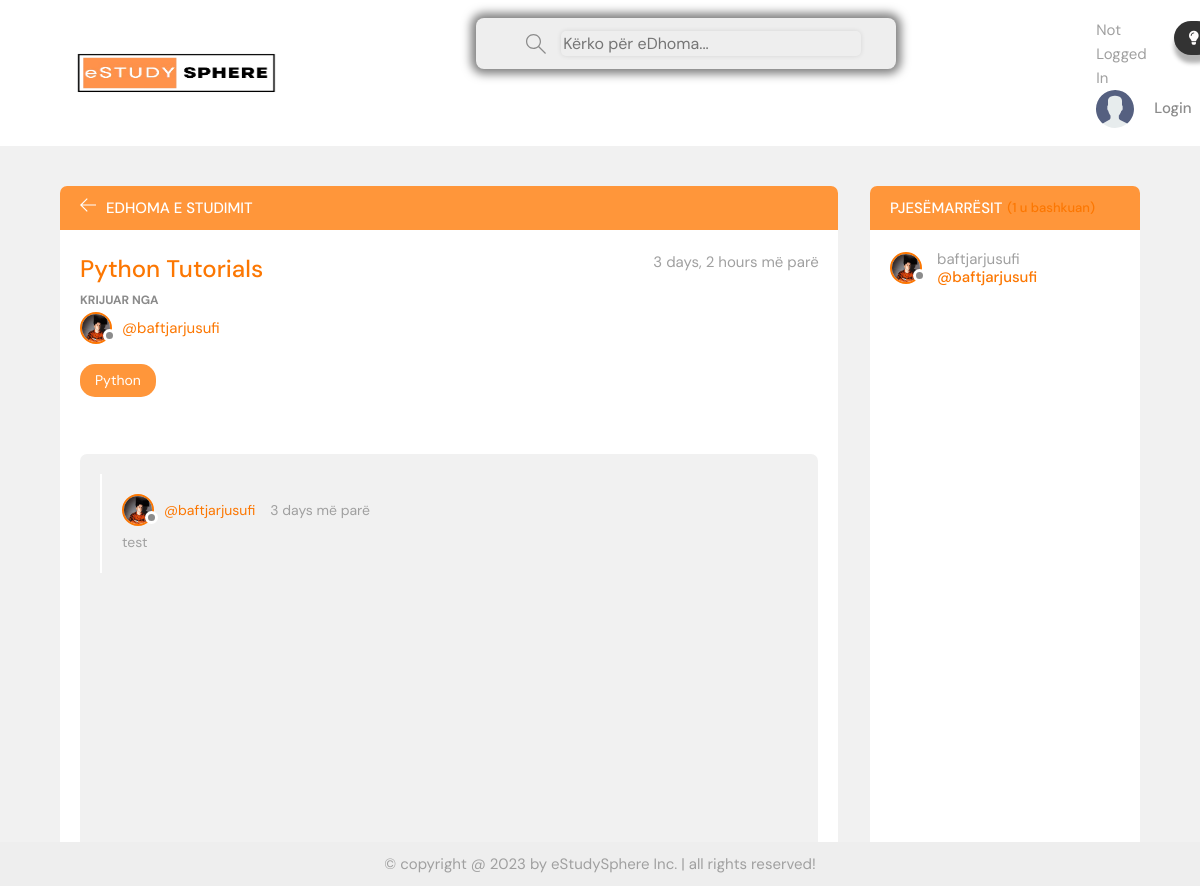
/room/3/, run on an earlier commit of the app's database.
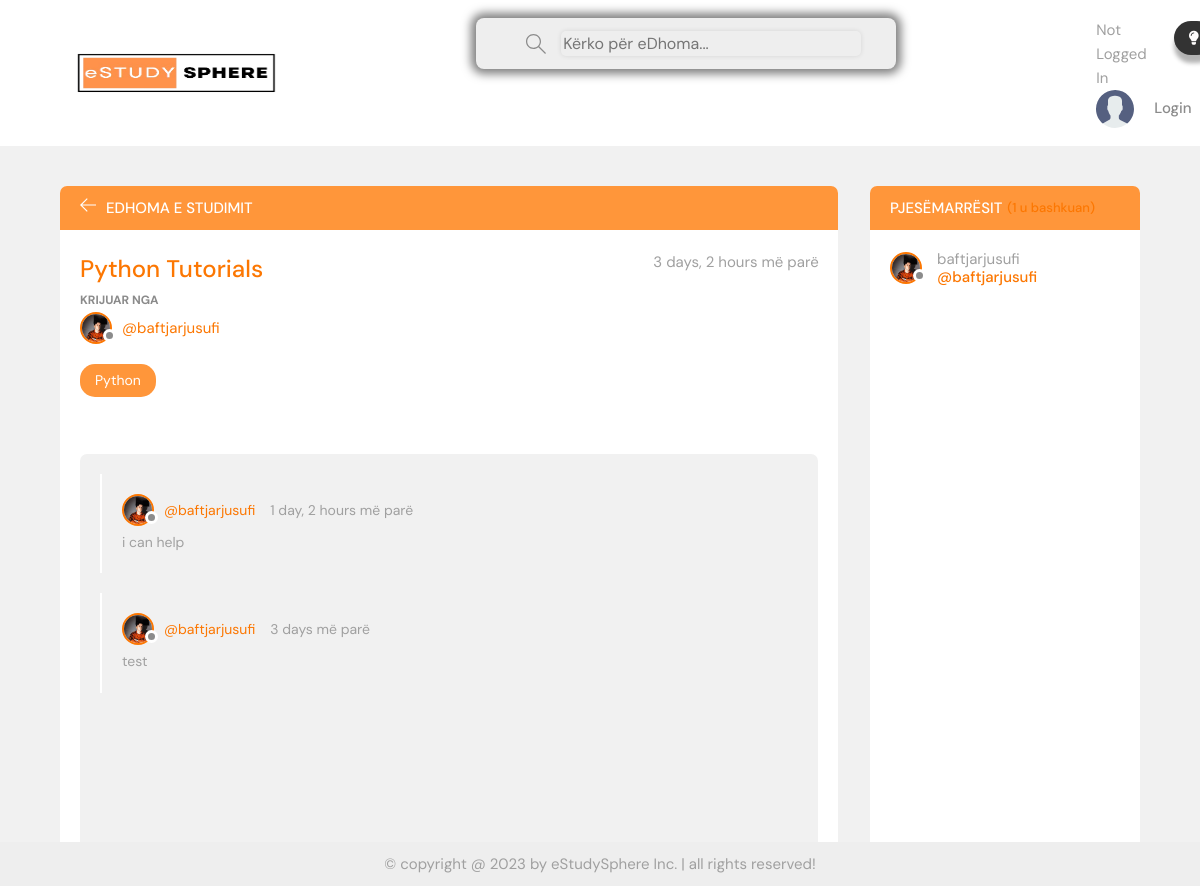
And on a later commit of the database.
### base/models.py (models this page shows, shortened)
class Message(models.Model):
     user = models.ForeignKey(User, on_delete=models.CASCADE)
     room = models.ForeignKey(Room, on_delete=models.CASCADE)
     body = models.TextField()
     updated = models.DateTimeField(auto_now=True)
     created = models.DateTimeField(auto_now_add=True)
     class Meta:
         ordering = ['-updated', '-created'] # order the newest rooms first

class User(AbstractUser):
    name = models.CharField(max_length=200, null=True)
    email = models.EmailField(unique=True, null=True)
    bio = models.TextField(null=True)
    avatar = models.ImageField(null=True, default="avatar.svg")
    USERNAME_FIELD = 'email'
    REQUIRED_FIELDS = []

### base/views.py (the view, shortened to what this page needs)
# urls.py: path('room/<str:pk>/', views.room, name="room"),
def room(request, pk):
    room = Room.objects.get(id=pk)
    roommessages = room.message_set.all() #we query all the parents models from models.py basically all corelated to the room model
    entrants = room.entrants.all()
    context ={'room': room, 'roommessages': roommessages, 'entrants': entrants}
    return render(request, 'base/room.html', context)

### base/models.py (called while the page is built)
     def __str__(self):
         return self.name

### base/templates/base/room.html (shortened to what this page needs)
{% extends 'main.html' %}
{% block content %}
    <main class="profile-page layout layout--2">
      <div class="container">
        <div class="room">
          <div class="room__top">
            <div class="room__topLeft">
              <a href="{% url 'home' %}">
                <svg version="1.1" xmlns="http://www.w3.org/2000/svg" width="32" height="32" viewBox="0 0 32 32">
                  <title>arrow-left</title>
                  <path
                    d="M13.723 2.286l-13.723 13.714 13.719 13.714 1.616-1.611-10.96-10.96h27.625v-2.286h-27.625l10.965-10.965-1.616-1.607z"
                  ></path>
                </svg>
              </a>
              <h3>eDhoma e Studimit</h3>
            </div>
          </div>
          <div class="room__box scroll">
            <div class="room__header scroll">
              <div class="room__info">
                <h3>{{room.name}}</h3>
                <span>{{room.created|timesince}} më parë</span>
              </div>
              <div class="room__hosted">
                <p>Krijuar nga</p>
                <a href="{% url 'user-profile' room.host.id %}" class="room__author">
                  <div class="avatar avatar--small {% if request.user == room.host %}active{% endif %}">
                    <img src="{{room.host.avatar.url}}" />
                  </div>
                  <span>@{{room.host.username}}</span>
                </a>
              </div>
              <span class="room__topics">{{room.topic}}</span>
            </div>
            <div class="room__conversation">
              <div class="threads scroll">
                {% for message in roommessages %}
                <div class="thread">
                  <div class="thread__top">
                    <div class="thread__author">
                      <a href="{% url 'user-profile' message.user.id %}" class="thread__authorInfo">
                        <div class="avatar avatar--small {% if request.user == message.user %}active{% endif %}">
                          <img src="{{ message.user.avatar.url }}" />
                        </div>
                        <span>@{{message.user.username}}</span>
                      </a>
                      <span class="thread__date">{{message.created|timesince}} më parë</span>
                    </div>
                  </div>
                  <div class="thread__details">
                    {{message.body}}
                  </div>
                </div>
                {% endfor %}
              </div>
            </div>
          </div>
        </div>
        <div class="participants">
          <h3 class="participants__top">Pjesëmarrësit <span>({{entrants.count}} u bashkuan)</span></h3>
          <div class="participants__list scroll">
            {% for user in entrants %}
            <a href="{% url 'user-profile' user.id %}" class="participant">
     <div class="avatar avatar--small {% if request.user == user %}active{% endif %}">
        <img src="{{ user.avatar.url }}" />
              </div>
              <p>
                {{user.username}}
                <span>@{{user.username}}</span>
              </p>
            </a>
            {% endfor %}
          </div>
        </div>
      </div>
    </main>
    {% endblock content  %}

What changed in the data, as far as the page shows it:
added Message: user.avatar (picture), user.username "baftjarjusufi", created "1 day, 2 hours", body "i can help"
